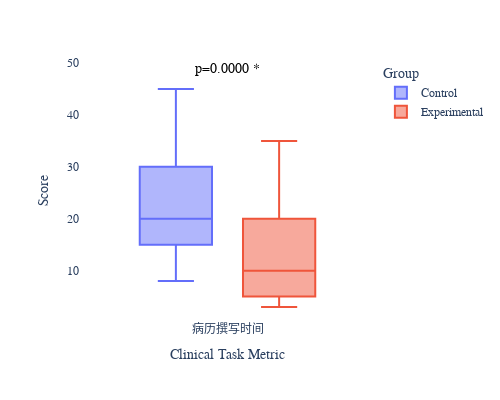

Notebook code cell kept with this figure:
### Code cell
# 8 病历撰写时间
print("="*25+"病历撰写时间"+"="*25)
dzz_records = pd.read_excel(r'D:\work\code\psychgpt\prospective\CRF\dzz.xlsx')
syz_records = pd.read_excel(r'D:\work\code\psychgpt\prospective\CRF\syz.xlsx')

write_time_dzz = dzz_records['FirstCourse_time'].tolist() # minute
print(write_time_dzz)
print(len(write_time_dzz))
print(f"对照组病历撰写时间：{np.mean(write_time_dzz)} +- {np.std(write_time_dzz)}")

write_time_syz = syz_records['FirstCourse_time'].tolist() # minute
print(write_time_syz)
print(len(write_time_syz))
print(f"实验组病历撰写时间：{np.mean(write_time_syz)} +- {np.std(write_time_syz)}")

draw_boxplot("病历撰写时间", write_time_dzz, write_time_syz)
print("="*50)

### Figure 1 — Plotly figure (JSON) as saved in the notebook; plotly's stock layout.template omitted (floating-point values rounded to 4 significant figures)
{"data": [{"alignmentgroup": "True", "hovertemplate": "Group=Control<br>Clinical Task Metric=%{x}<br>Score=%{y}<extra></extra>", "legendgroup": "Control", "marker": {"color": "#636efa"}, "name": "Control", "notched": false, "offsetgroup": "Control", "orientation": "v", "showlegend": true, "type": "box", "x": ["病历撰写时间", "病历撰写时间", "病历撰写时间", "病历撰写时间", "病历撰写时间", "病历撰写时间", "病历撰写时间", "病历撰写时间", "病历撰写时间", "病历撰写时间", "病历撰写时间", "病历撰写时间", "病历撰写时间", "病历撰写时间", "病历撰写时间", "病历撰写时间", "病历撰写时间", "病历撰写时间", "病历撰写时间", "病历撰写时间", "病历撰写时间", "病历撰写时间", "病历撰写时间", "病历撰写时间", "病历撰写时间", "病历撰写时间", "病历撰写时间", "病历撰写时间", "病历撰写时间", "病历撰写时间", "病历撰写时间", "病历撰写时间", "病历撰写时间", "病历撰写时间", "病历撰写时间", "病历撰写时间", "病历撰写时间", "病历撰写时间", "病历撰写时间", "病历撰写时间", "病历撰写时间", "病历撰写时间", "病历撰写时间", "病历撰写时间", "病历撰写时间", "病历撰写时间", "病历撰写时间", "病历撰写时间", "病历撰写时间", "病历撰写时间", "病历撰写时间", "病历撰写时间", "病历撰写时间", "病历撰写时间", "病历撰写时间", "病历撰写时间", "病历撰写时间", "病历撰写时间", "病历撰写时间", "病历撰写时间", "病历撰写时间", "病历撰写时间", "病历撰写时间", "病历撰写时间", "病历撰写时间", "病历撰写时间", "病历撰写时间", "病历撰写时间", "病历撰写时间", "病历撰写时间", "病历撰写时间", "病历撰写时间", "病历撰写时间", "病历撰写时间", "病历撰写时间", "病历撰写时间", "病历撰写时间", "病历撰写时间", "病历撰写时间", "病历撰写时间", "病历撰写时间", "病历撰写时间", "病历撰写时间", "病历撰写时间", "病历撰写时间", "病历撰写时间", "病历撰写时间", "病历撰写时间", "病历撰写时间", "病历撰写时间", "病历撰写时间", "病历撰写时间", "病历撰写时间", "病历撰写时间", "病历撰写时间", "病历撰写时间", "病历撰写时间", "病历撰写时间", "病历撰写时间", "病历撰写时间", "病历撰写时间"], "x0": " ", "xaxis": "x", "y": [10, 10, 20, 10, 15, 10, 10, 15, 10, 10, 20, 10, 18, 10, 10, 12, 13, 15, 15, 15, 15, 25, 15, 15, 15, 15, 15, 15, 25, 15, 15, 15, 15, 15, 25, 15, 15, 16, 19, 20, 20, 20, 25, 20, 20, 20, 20, 20, 20, 20, 20, 20, 20, 20, 20, 20, 20, 20, 20, 20, 20, 20, 20, 20, 20, 20, 20, 20, 20, 20, 25, 25, 25, 30, 30, 30, 30, 30, 30, 30, 30, 30, 30, 30, 30, 30, 30, 30, 30, 30, 30, 30, 30, 30, 30.04, 30.04, 40, 40, 42, 45, 8], "y0": " ", "yaxis": "y"}, {"alignmentgroup": "True", "hovertemplate": "Group=Experimental<br>Clinical Task Metric=%{x}<br>Score=%{y}<extra></extra>", "legendgroup": "Experimental", "marker": {"color": "#EF553B"}, "name": "Experimental", "notched": false, "offsetgroup": "Experimental", "orientation": "v", "showlegend": true, "type": "box", "x": ["病历撰写时间", "病历撰写时间", "病历撰写时间", "病历撰写时间", "病历撰写时间", "病历撰写时间", "病历撰写时间", "病历撰写时间", "病历撰写时间", "病历撰写时间", "病历撰写时间", "病历撰写时间", "病历撰写时间", "病历撰写时间", "病历撰写时间", "病历撰写时间", "病历撰写时间", "病历撰写时间", "病历撰写时间", "病历撰写时间", "病历撰写时间", "病历撰写时间", "病历撰写时间", "病历撰写时间", "病历撰写时间", "病历撰写时间", "病历撰写时间", "病历撰写时间", "病历撰写时间", "病历撰写时间", "病历撰写时间", "病历撰写时间", "病历撰写时间", "病历撰写时间", "病历撰写时间", "病历撰写时间", "病历撰写时间", "病历撰写时间", "病历撰写时间", "病历撰写时间", "病历撰写时间", "病历撰写时间", "病历撰写时间", "病历撰写时间", "病历撰写时间", "病历撰写时间", "病历撰写时间", "病历撰写时间", "病历撰写时间", "病历撰写时间", "病历撰写时间", "病历撰写时间", "病历撰写时间", "病历撰写时间", "病历撰写时间", "病历撰写时间", "病历撰写时间", "病历撰写时间", "病历撰写时间", "病历撰写时间", "病历撰写时间", "病历撰写时间", "病历撰写时间", "病历撰写时间", "病历撰写时间", "病历撰写时间", "病历撰写时间", "病历撰写时间", "病历撰写时间", "病历撰写时间", "病历撰写时间", "病历撰写时间", "病历撰写时间", "病历撰写时间", "病历撰写时间", "病历撰写时间", "病历撰写时间", "病历撰写时间", "病历撰写时间", "病历撰写时间", "病历撰写时间", "病历撰写时间", "病历撰写时间", "病历撰写时间", "病历撰写时间", "病历撰写时间", "病历撰写时间", "病历撰写时间", "病历撰写时间", "病历撰写时间", "病历撰写时间", "病历撰写时间", "病历撰写时间", "病历撰写时间", "病历撰写时间", "病历撰写时间", "病历撰写时间", "病历撰写时间", "病历撰写时间", "病历撰写时间", "病历撰写时间", "病历撰写时间", "病历撰写时间", "病历撰写时间"], "x0": " ", "xaxis": "x", "y": [5, 5, 5, 5, 5, 5, 5, 5, 5, 5, 5, 5, 5, 5, 5, 5, 5, 5, 5, 10, 10, 10, 10, 10, 10, 10, 10, 10, 10, 10, 10, 10, 10, 10, 10.02, 13, 14.97, 15, 15, 10, 15, 5, 15, 15, 15, 15, 10, 15, 15, 10, 15, 15, 15, 15, 15, 10, 15, 15, 20, 20, 15, 25, 25, 25, 25, 25, 25, 25, 25, 25, 25, 25, 15, 25, 25, 25, 25, 25, 15, 25, 25, 15, 25, 25, 25, 25, 20, 25.01, 35, 35, 5, 5, 8, 5, 5, 3, 5, 5, 5, 7, 7, 7, 8, 8], "y0": " ", "yaxis": "y"}], "layout": {"annotations": [{"font": {"color": "black", "size": 14}, "showarrow": false, "text": "p=0.0000 *", "x": 0, "y": 45, "yshift": 20}], "boxmode": "group", "font": {"family": "Arial, sans-serif", "size": 12}, "height": 400, "legend": {"title": {"font": {"size": 14}, "text": "Group"}, "tracegroupgap": 0}, "margin": {"t": 60}, "plot_bgcolor": "white", "showlegend": true, "title": {"font": {"family": "Arial, sans-serif", "size": 20}}, "width": 500, "xaxis": {"anchor": "y", "categoryarray": ["病历撰写时间"], "categoryorder": "array", "domain": [0, 1], "title": {"font": {"family": "Arial, sans-serif", "size": 14}, "text": "Clinical Task Metric"}}, "yaxis": {"anchor": "x", "domain": [0, 1], "title": {"font": {"family": "Arial, sans-serif", "size": 14}, "text": "Score"}}}}
